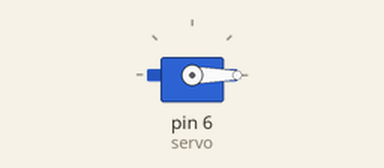
Simulated run of this sketch. Board: Arduino Uno, built with avr-gcc and run on an emulated ATmega328P. Shown: servo.

Above: at 0.1 s.
At 8.1 s:
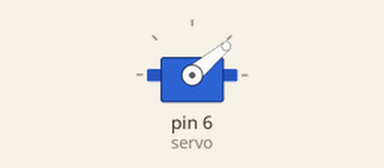
At 16.1 s:
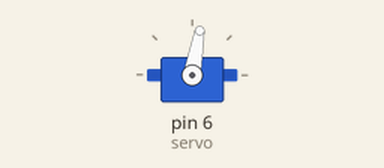
At 32.21 s:
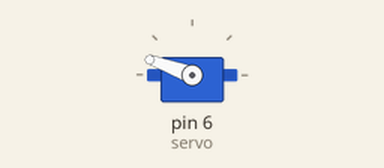
Timing chart, 0 to 40.0 s (numbered marks = the images above):
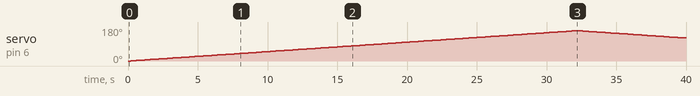

Measured:
- by itself, servo on pin 6 (servo): rises from 0° to 160° in 31.8 s, then falls to 122° in 7.8 s

The sketch:

arduino-processing.ino
```cpp
#include <Servo.h>

Servo servo;

boolean tipo_servo =false;
int pos = 0;
int maxPos = 160;
int minPos = 0;
int dly = 200;

void setup(){
  Serial.begin(9600);
  servo.attach(6);
  if (tipo_servo ==false){ //paso a paso
      servo.write(0);   //check movimiento
  }


}

void loop(){
  if (tipo_servo ==false){      //paso paso
      for(pos =minPos;pos<=maxPos;pos++){
    servo.write(pos);
    delay(dly);
  }
  for(pos=maxPos;pos>=minPos;pos--){
    servo.write(pos);
    delay(dly);
  }
  Serial.println(pos);
  }else{          // contínuo
    servo.write(0);
    delay(1000);
    servo.write(255/2);
    delay(1000);
    servo.write(255);
    delay(1000);
  }

}
```
